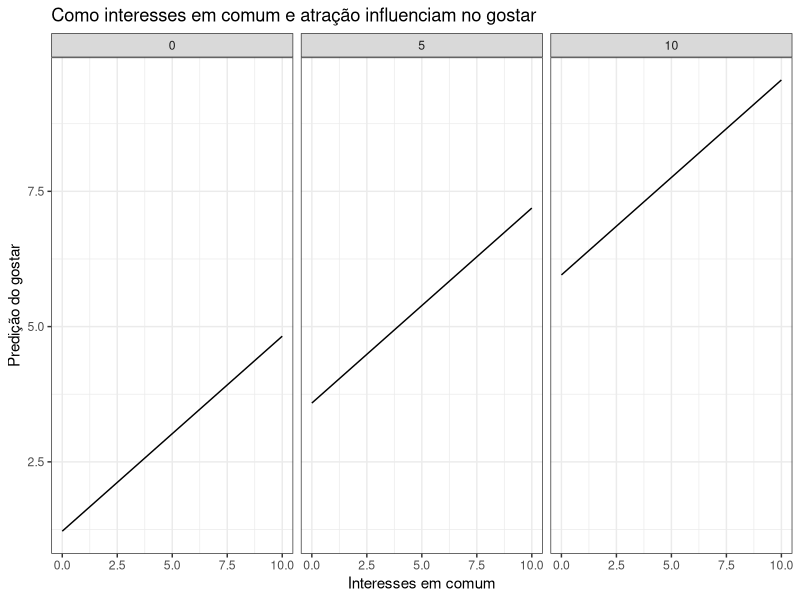
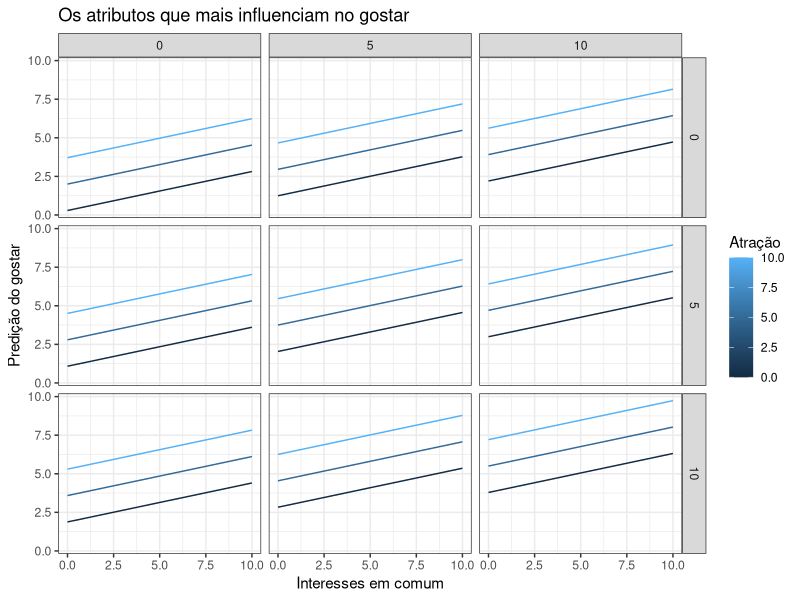
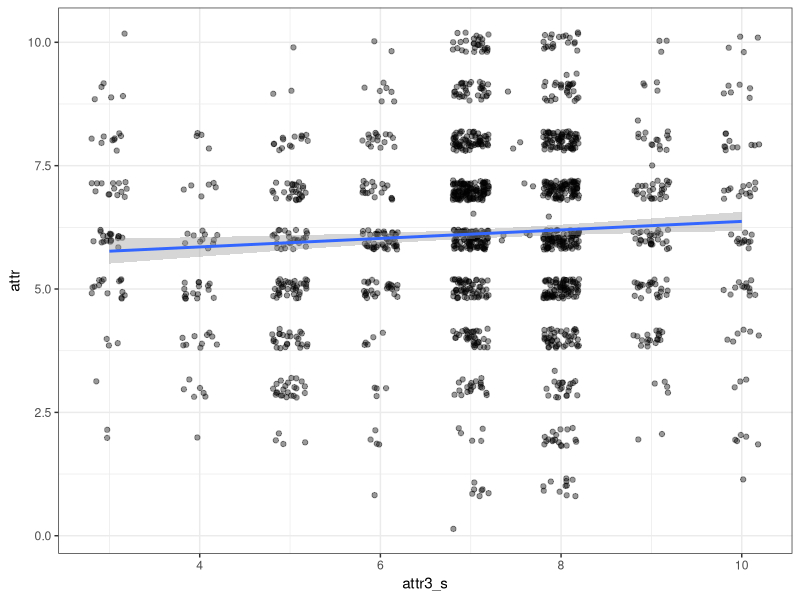

These charts were generated, in order, by the following R code:
## ---- chunk 1
knitr::opts_chunk$set(echo = TRUE)
library(tidyverse)
library(broom)
library(modelr)
theme_set(theme_bw())
## ---- chunk 2
dates <- read_csv("speed-dating.csv")
dates <- na.omit(dates)
dates$attr3_s = as.numeric(as.character(dates$attr3_s))
## ---- chunk 3
mod_shar_attr <- lm(like ~ shar + attr, data = dates)
tidy(mod_shar_attr, conf.int = TRUE)
## ---- chunk 4
glance(mod_shar_attr)
## ---- chunk 5
modelo_shar_attr = dates %>% 
  data_grid(shar = seq_range(shar, 10), 
            attr = seq_range(attr, 3)) %>% 
  add_predictions(mod_shar_attr)

modelo_shar_attr %>% 
  ggplot(aes(x = shar, y = pred)) + 
  geom_line() + 
  facet_grid(. ~ attr) +
  labs(title="Como interesses em comum e atração influenciam no gostar", x="Interesses em comum", y="Predição do gostar")
## ---- chunk 6
mod_most <- lm(like ~ shar + attr + fun + sinc, data = dates)
tidy(mod_most, conf.int = TRUE)
## ---- chunk 7
glance(mod_most)
## ---- chunk 8
modelo_most = dates %>% 
  data_grid(shar = seq_range(shar, 3), 
            attr = seq_range(attr, 3),
            fun = seq_range(fun, 3),
            sinc = seq_range(sinc, 3)) %>% 
  add_predictions(mod_most)

modelo_most %>% 
  ggplot(aes(x = shar, y = pred)) + 
  geom_line(aes(group = attr, colour = attr)) + 
  facet_grid(sinc ~ fun) +
  labs(title="Os atributos que mais influenciam no gostar", x="Interesses em comum", y="Predição do gostar", colour="Atração")
## ---- chunk 9
ggplot(dates, aes(x = attr3_s, y = attr)) + 
  geom_jitter(alpha = 0.4, width = 0.2) + geom_smooth(method = "lm")
## ---- chunk 10
mod <- lm(attr ~ attr3_s, data = dates)

confint(mod)

tidy(mod, conf.int = TRUE)
glance(mod) 
